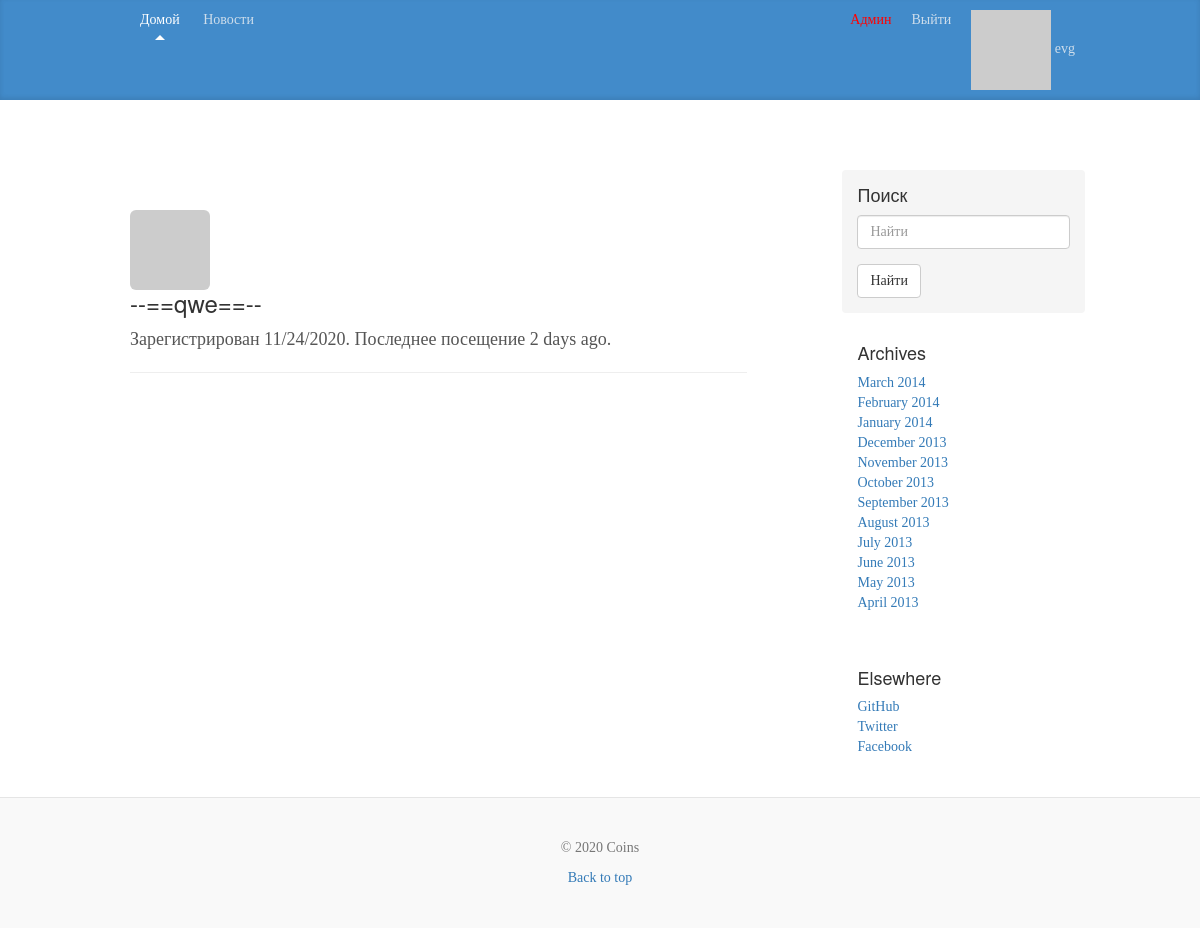
/user/qwe (signed in), run on the app's committed database.
### app/models.py (models this page shows, shortened)
class User(db.Model, UserMixin):
    __tablename__ = 'user'
    id = db.Column(db.Integer, primary_key=True)
    email = db.Column(db.String(255), unique=True)
    username = db.Column(db.String(255), unique=True, index=True)
    password_hash = db.Column(db.String(255))
    active = db.Column(db.Boolean())
    confirmed_at = db.Column(db.DateTime())
    name = db.Column(db.String(64))
    location = db.Column(db.String(64))
    member_since = db.Column(db.DateTime(), default=datetime.utcnow)
    about_me = db.Column(db.String(140))
    last_seen = db.Column(db.DateTime, default=datetime.utcnow)
    avatar_hash = db.Column(db.String(32))
    roles = db.relationship('Role', secondary='roles_users', backref=db.backref('users', lazy='dynamic'))
    posts = db.relationship('Post', backref='author', lazy='dynamic')
    @property
    def password(self):
        raise AttributeError('password is not a readable attribute')
    def gravatar(self, size=100, default='identicon', rating='g'):
        url = 'https://secure.gravatar.com/avatar'
        hash = self.avatar_hash or self.gravatar_hash()
        return '{url}/{hash}?s={size}&d={default}&r={rating}'.\
                        format(url=url, hash=hash, size=size, default=default, rating=rating)
    def is_administrator(self):
        for r in self.roles:
            if str(r) == 'admin':
                return True
        return False

### app/users/controllers.py (the view)
@module.route('/user/<username>')
@login_required
def user(username):
    user = User.query.filter_by(username=username).first_or_404()
    if current_user.confirmed_at is None:
        return redirect(url_for('users.unconfirmed'))
    return render_template('users/user.html', user=user)

### app/models.py (called while the page is built)
@login_manager.user_loader
def load_user(user_id):
    return User.query.get(int(user_id))

    def __repr__(self):
        return self.name

### app/users/controllers.py (called while the page is built)
@module.before_request
def before_request():
    if current_user.is_authenticated:
        current_user.last_seen = datetime.utcnow()
        db.session.commit()

### app/templates/users/user.html (shortened to what this page needs)
{% extends "layout.html" %}
{% block content %}
<div class="page-header">
<img class="img-rounded profile-thumbnail" src="{{ user.gravatar(size=128) }}">
<div class="profile-header">
<h3 class="mt-5">--=={{ user.username }}==--</h3>
    <p>Зарегистрирован {{ moment(user.member_since).format('L') }}. Последнее посещение {{ moment(user.last_seen).fromNow() }}.</p>
 </div>
</div>
{% endblock %}

### app/templates/layout.html (shortened to what this page needs)
{% extends "bootstrap/base.html" %}
{% import "bootstrap/fixes.html" as fixes %}
{% block head %}
  {{super()}}
{% endblock %}
{% block styles %}
  {{super()}}
  <link href="/static/css/blog.css" rel="stylesheet">
{% endblock %}
{% block body %}
  {% block navbar %}
  <div class="blog-masthead">
    <div class="container">
    <nav class="blog-nav">
            <a class="blog-nav-item active" href="{{ url_for('users.index') }}">Домой</a>
            <a class="blog-nav-item" href="{{ url_for('posts.news') }}">Новости</a>
            {% if current_user.is_authenticated %}
            <a class="blog-nav-item navbar-right" href="{{ url_for('users.user', username=current_user.username) }}">
                  <img src="{{ current_user.gravatar(size=18) }}">
                  {{ current_user.username }}
                </a>
            <a class="blog-nav-item navbar-right" href="{{ url_for('users.logout') }}">Выйти</a>
            {% else %}
            <a class="blog-nav-item navbar-right" href="{{ url_for('users.reg') }}">Регистрация</a>
            <a class="blog-nav-item navbar-right" href="{{ url_for('users.log') }}"><span class="glyphicon glyphicon-log-in"></span>  Войти</a>
            {% endif %}
          {% if current_user.is_authenticated %}
                {% if current_user.is_administrator() %}
              <a class="blog-nav-item navbar-right" style="color: rgb(255, 0, 0)" href="{{ url_for('admin.index') }}">Админ</a>
                {% endif %}
          {% endif %}
    </nav>
  </div>
  </div>
  {% endblock %}
  <div class="container">
    {% import "bootstrap/utils.html" as utils %} {{ utils.flashed_messages(dismissible=True, container=False) }}
    <div class="blog-header">
    </div>
    <div class="row">
      <div class="col-sm-8 blog-main">
      {% block content %}{% endblock %}
      </div>
      <div class="col-sm-3 col-sm-offset-1 blog-sidebar">
        <div class="sidebar-module sidebar-module-inset">
          <h4>Поиск</h4>
          <form method='GET' action="{{ url_for('posts.news') }}">
            <div class="form-group">
              <input type="text" class="form-control" placeholder="Найти" name="q" value="{{ request.args.get('q', '') }}">
            </div>
            <button type="submit" class="btn btn-default">Найти</button>
          </form>
        </div>
        <div class="sidebar-module">
          <h4>Archives</h4>
          <ol class="list-unstyled">
            <li><a href="#">March 2014</a></li>
            <li><a href="#">February 2014</a></li>
            <li><a href="#">January 2014</a></li>
            <li><a href="#">December 2013</a></li>
            <li><a href="#">November 2013</a></li>
            <li><a href="#">October 2013</a></li>
            <li><a href="#">September 2013</a></li>
            <li><a href="#">August 2013</a></li>
            <li><a href="#">July 2013</a></li>
            <li><a href="#">June 2013</a></li>
            <li><a href="#">May 2013</a></li>
            <li><a href="#">April 2013</a></li>
          </ol>
        </div>
        <div class="sidebar-module">
          <h4>Elsewhere</h4>
          <ol class="list-unstyled">
            <li><a href="#">GitHub</a></li>
            <li><a href="#">Twitter</a></li>
            <li><a href="#">Facebook</a></li>
          </ol>
        </div>
      </div>
    </div>
  </div>
  <footer class="blog-footer">
      <p class="text-muted">&copy; <script type="text/javascript">var mdate = new Date(); document.write(mdate.getFullYear());</script> {{ config.get('APP_NAME')  }} </p>
      <p>
        <a href="#">Back to top</a>
      </p>
  </footer>
{% endblock %}

### app/static/css/blog.css (style rules this page uses)
body { font-family: Georgia, "Times New Roman", Times, serif; color: #555; }
h1, .h1, h2, .h2, h3, .h3, h4, .h4, h5, .h5, h6, .h6 { margin-top: 0; font-family: "Helvetica Neue", Helvetica, Arial, sans-serif; font-weight: normal; color: #333; }
@media (min-width: 1200px) { .container { width: 970px; } }
.blog-masthead { background-color: #428bca; -webkit-box-shadow: inset 0 -2px 5px rgba(0,0,0,.1); box-shadow: inset 0 -2px 5px rgba(0,0,0,.1); }
.blog-nav-item { position: relative; display: inline-block; padding: 10px; font-weight: 500; color: #cdddeb; }
.blog-nav .active { color: #fff; }
.blog-nav .active:after { position: absolute; bottom: 0; left: 50%; width: 0; height: 0; margin-left: -5px; vertical-align: middle; content: " "; border-right: 5px solid transparent; border-bottom: 5px solid; border-left: 5px solid transparent; }
.blog-header { padding-top: 20px; padding-bottom: 20px; }
.blog-main { font-size: 18px; line-height: 1.5; }
.sidebar-module { padding: 15px; margin: 0 -15px 15px; }
.sidebar-module-inset { padding: 15px; background-color: #f5f5f5; border-radius: 4px; }
.blog-footer { padding: 40px 0; color: #999; text-align: center; background-color: #f9f9f9; border-top: 1px solid #e5e5e5; }
.blog-footer p:last-child { margin-bottom: 0; }

### data on the page
User: username "evg"
User: username "qwe", member_since "11/24/2020", last_seen "2 days ago"

### other printed values
{{ config.get('APP_NAME') }} "Coins"
